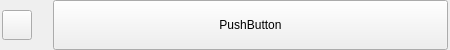
<?xml version="1.0" encoding="UTF-8"?>
<ui version="4.0">
 <class>Form</class>
 <widget class="QWidget" name="Form">
  <property name="geometry">
   <rect>
    <x>0</x>
    <y>0</y>
    <width>450</width>
    <height>50</height>
   </rect>
  </property>
  <property name="sizePolicy">
   <sizepolicy hsizetype="Preferred" vsizetype="MinimumExpanding">
    <horstretch>0</horstretch>
    <verstretch>0</verstretch>
   </sizepolicy>
  </property>
  <property name="minimumSize">
   <size>
    <width>0</width>
    <height>20</height>
   </size>
  </property>
  <property name="maximumSize">
   <size>
    <width>900</width>
    <height>50</height>
   </size>
  </property>
  <property name="windowTitle">
   <string>Form</string>
  </property>
  <layout class="QHBoxLayout" name="horizontalLayout">
   <property name="leftMargin">
    <number>2</number>
   </property>
   <property name="topMargin">
    <number>0</number>
   </property>
   <property name="rightMargin">
    <number>2</number>
   </property>
   <property name="bottomMargin">
    <number>0</number>
   </property>
   <item>
    <widget class="QPushButton" name="show_toolbar_pb">
     <property name="enabled">
      <bool>true</bool>
     </property>
     <property name="sizePolicy">
      <sizepolicy hsizetype="Minimum" vsizetype="Fixed">
       <horstretch>0</horstretch>
       <verstretch>0</verstretch>
      </sizepolicy>
     </property>
     <property name="minimumSize">
      <size>
       <width>30</width>
       <height>30</height>
      </size>
     </property>
     <property name="maximumSize">
      <size>
       <width>30</width>
       <height>30</height>
      </size>
     </property>
     <property name="text">
      <string/>
     </property>
     <property name="icon">
      <iconset resource="../resources.qrc">
       <normaloff>:/plugins/crop_analysis_environment/icons/lallemand.png</normaloff>:/plugins/crop_analysis_environment/icons/lallemand.png</iconset>
     </property>
     <property name="iconSize">
      <size>
       <width>24</width>
       <height>24</height>
      </size>
     </property>
     <property name="checkable">
      <bool>true</bool>
     </property>
    </widget>
   </item>
   <item>
    <spacer name="horizontalSpacer">
     <property name="orientation">
      <enum>Qt::Horizontal</enum>
     </property>
     <property name="sizeType">
      <enum>QSizePolicy::Fixed</enum>
     </property>
     <property name="sizeHint" stdset="0">
      <size>
       <width>15</width>
       <height>20</height>
      </size>
     </property>
    </spacer>
   </item>
   <item>
    <widget class="QSplitter" name="splitter">
     <property name="minimumSize">
      <size>
       <width>0</width>
       <height>0</height>
      </size>
     </property>
     <property name="maximumSize">
      <size>
       <width>16777215</width>
       <height>30</height>
      </size>
     </property>
     <property name="orientation">
      <enum>Qt::Horizontal</enum>
     </property>
     <widget class="QPushButton" name="pushButton_2">
      <property name="text">
       <string>PushButton</string>
      </property>
     </widget>
    </widget>
   </item>
  </layout>
 </widget>
 <resources>
  <include location="../resources.qrc"/>
 </resources>
 <connections/>
</ui>
